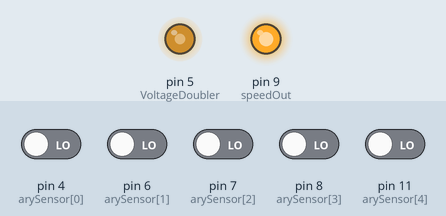
This sketch was run on a simulated Arduino Uno, built with avr-gcc and run on an emulated ATmega328P. On the bench: output pins drawn as LEDs (lit = HIGH). The test bench sets the inputs (shaded band); at power-on: pin 4 (arySensor[0]), pin 6 (arySensor[1]), pin 7 (arySensor[2]), pin 8 (arySensor[3]), pin 11 (arySensor[4]) LOW. What the sketch prints to the serial monitor is not drawn.

Above: at 1.2 s.
1.3 s: pin 8 (arySensor[3]) driven HIGH
At 1.52 s:
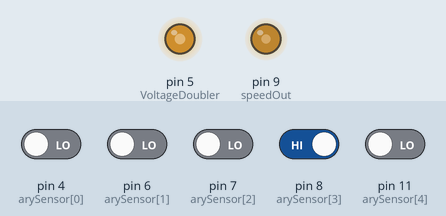
4.3 s: pin 4 (arySensor[0]) driven HIGH
At 5.2 s:
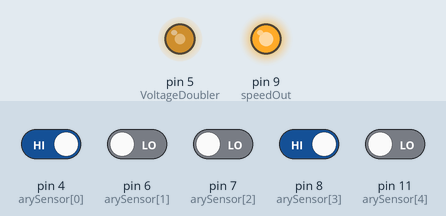
6.1 s: pin 4 (arySensor[0]) driven LOW
At 6.45 s:
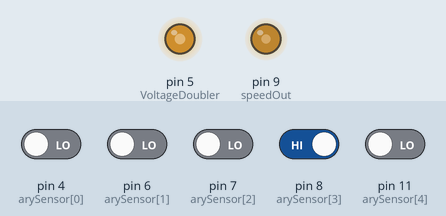
9.1 s: pin 7 (arySensor[2]) driven HIGH
At 10.5 s:
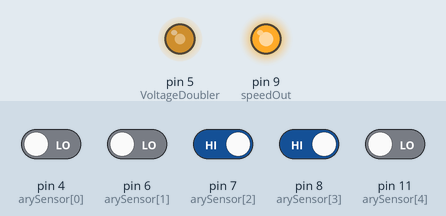
Timing chart, 0 to 12.1 s (numbered marks = the images above; inputs shaded):
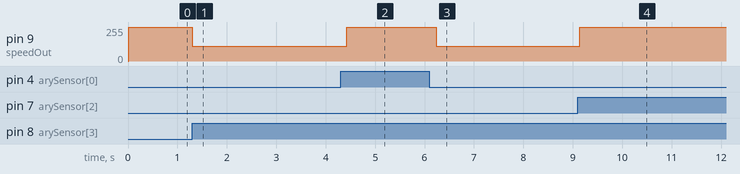

The sketch:

carrera_skript.ino
```cpp
char speed0 = 240;                       //Geschwindigkeit ohne Sensor
char speed1 = 255;                       //Geschwindigkeit ab Sensor 1
char speed2 = 255;                       //Geschwindigkeit ab Sensor 2
char speed3 = 220;                       //Geschwindigkeit ab Sensor 3
char speed4 = 110;                       //Geschwindigkeit ab Sensor 4

int arySensor [] = {4,6,7,8,11};        // Sensorinput pins: 4,6,7,8,11

int pinRead;                            // returnwert der Sensoren wird hier gespeichert (high oder low)
int speedOut = 9;                       // PWM ausgang
int VoltageDoubler = 5;                 // PWM ausgang
int pause = 200;                        // Wartezeit (in Millisekunden) nach Geschwindigkeitsänderung
unsigned char roundCounter = 0;         // zum Zählen der Runden (Sensor 1)

void setup()
{
  Serial.begin(9600);                   //seriellen monitor "starten"
  for (int i=0;i<5;i++)
  {
    pinMode(arySensor[i], INPUT);
    delay(1);
  }

  for (int a=0;a<5;a++)
  {
    digitalWrite(arySensor[a], LOW);
    delay(1);
  }

  pinMode(speedOut, OUTPUT);
  analogWrite(speedOut, speed0);        //geschwindigkeit ohne sensorkontakt

  pinMode(VoltageDoubler,OUTPUT);
  analogWrite(VoltageDoubler, 145);
}

void loop()
{
  int sensorStatus = LOW;
  pinRead = 0;
  for (pinRead=0;pinRead<5;pinRead++)
    {
      sensorStatus = digitalRead(arySensor[pinRead]);
      if (sensorStatus == HIGH)
      {
        break;
      }
      else
      {
        sensorStatus = LOW;
      }
      delay(1);
    }

  switch(pinRead)
    {
      case 0:
        Serial.println("Sensor 1 durchfahren");
        Serial.print("Die Geschwindigkeit ist jetzt bei: ");
        Serial.println(speed1);
        analogWrite(speedOut, speed1);
        delay(pause);
        /*
        roundcounter++;
        Serial.print("Runde: ");
        Serial.println(roundCounter);
        if (roundCounter >= 3)
        {
          while (digitalRead(arySensor[0]) == HIGH)
          {
            Serial.println("low");
            analogWrite(speedOut, 130);
          }
          analogWrite(speedOut, 0);
        }
        */
      break;
      case 1:
        Serial.println("Sensor 2 durchfahren");
        Serial.print("Die Geschwindigkeit ist jetzt bei: ");
        Serial.println(speed2);
        analogWrite(speedOut, speed2);
        delay(pause);
      break;
      case 2:
        Serial.println("Sensor 3 durchfahren");
        Serial.print("Die Geschwindigkeit ist jetzt bei: ");
        Serial.println(speed3);
        analogWrite(speedOut, speed3);
        delay(pause);
      break;
      case 3:
        Serial.println("Sensor 4 durchfahren");
        Serial.print("Die Geschwindigkeit ist jetzt bei :");
        Serial.println(speed4);
        analogWrite(speedOut, speed4);
        delay(pause+20);
        analogWrite(speedOut, speed0);
      break;
      default:
      break;
    }
}
```

Measured:
- after the input at 1.3 s, pin 9 (speedOut): 255/255 → 110/255 at once
- after the input at 4.3 s, pin 9 (speedOut): 110/255 → 255/255 after 0.13 s
- after the input at 6.1 s, pin 9 (speedOut): 255/255 → 110/255 after 0.14 s
- after the input at 9.1 s, pin 9 (speedOut): 110/255 → 255/255 at once
